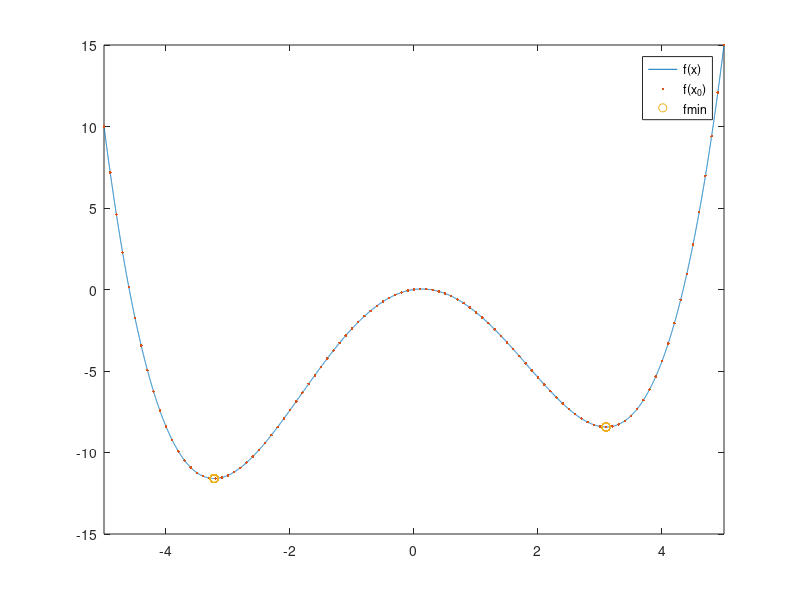

Write the MATLAB code that produced this figure.
clear all
close all
clc




f = @(x) 0.1 * (x.^4 - 20*x.^2 + 5*x);

X_0 = [-5:0.1:5];

minimiums = [];
for x0 = X_0
    m = fminsearch(f, x0);
    minimiums = [minimiums, m];
end

minimiums

% plot curve
plot([-5:0.001:5], f([-5:0.001:5]));
xlim([-5 5]) 
hold on;

% startowe
plot(X_0, f(X_0), '.')

% startowe
plot(minimiums, f(minimiums), 'o')

legend("f(x)", "f(x_0)", "fmin");



